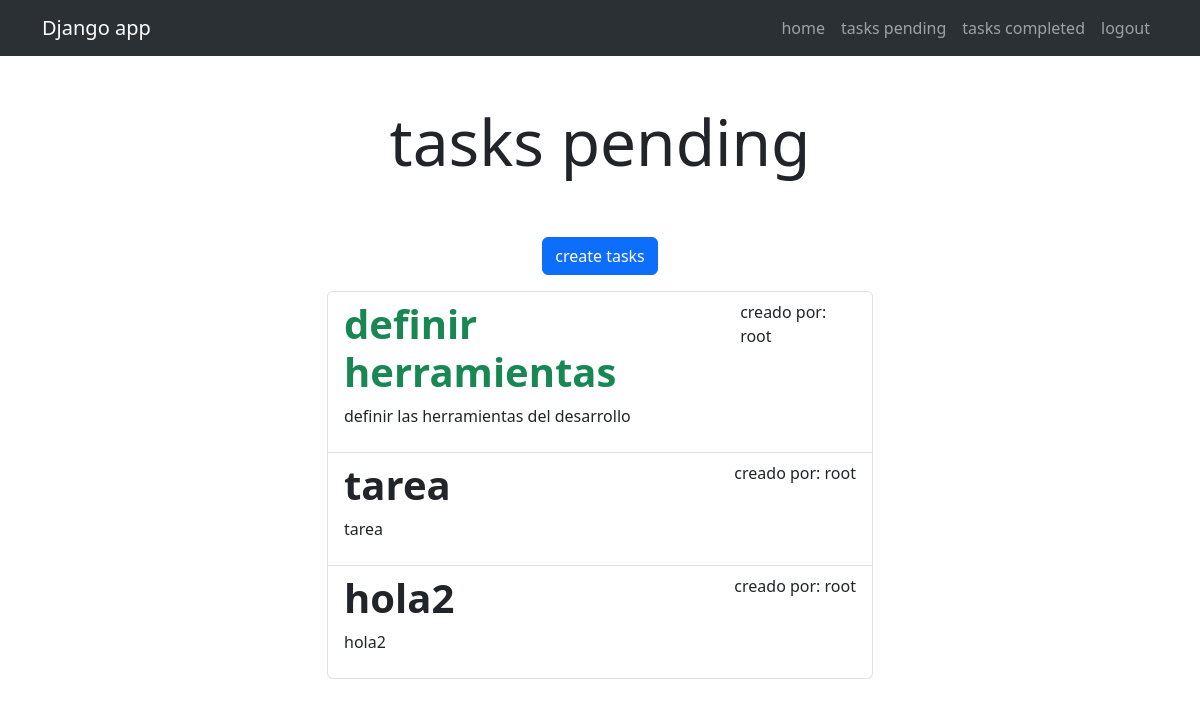
Page /tasks/ (signed in) on the committed database.
### tasks/models.py (models this page shows, shortened)
class Task(models.Model):
    title = models.CharField(max_length=200)
    description = models.TextField(blank=True)
    created = models.DateTimeField(auto_now_add=True)
    datecompleted = models.DateTimeField(null=True, blank=True)
    important = models.BooleanField(default=False)
    user = models.ForeignKey(User, on_delete=models.CASCADE)

### tasks/views.py (the view)
# urls.py: path('', include('tasks.urls')),
@login_required
def tasks(request):
    tasks = Task.objects.filter(user=request.user, datecompleted__isnull=True)
    return render(request, "tasks.html", {"tasks": tasks, "title": "tasks pending"})

### tasks/templates/tasks.html
{% extends "layouts/base.html"%} {% block content%}
<main class="container">
  <div class="row">
    <div class="col-md-6 offset-md-3">
      <h1 class="text-center display-3 py-5">{{title}}</h1>
      <div class="d-flex justify-content-center mb-3">
        <a class="btn btn-primary" href="{% url 'create_task'%}">
          create tasks</a
        >
      </div>
      <ul class="list-group">
        {% for task in tasks%}
        <a class="list-group-item" href="{% url 'task_detail' task.id %}">
          <header class="d-flex justify-content-between">
            {%if task.important%}
            <h1 class="fw-bold text-success">{{task.title}}</h1>
            {% else %}
            <h1 class="fw-bold">{{task.title}}</h1>
            {% endif %}
            <p>creado por: {{task.user.username}}</p>
          </header>
          <p>{{task.description}}</p>
        </a>
        {% endfor%}
      </ul>
    </div>
  </div>
</main>
{% endblock %}

### rows in the picture
Task: title "definir herramientas", user.username "root", description "definir las herramientas del desarrollo"
Task: title "tarea", user.username "root", description "tarea"
Task: title "hola2", user.username "root", description "hola2"

### other values in the picture
{{ title }} "tasks pending"
